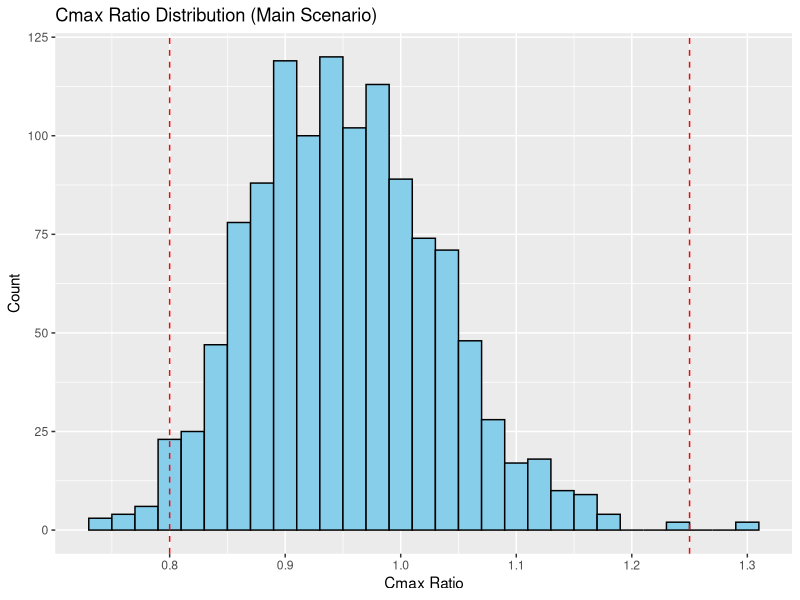
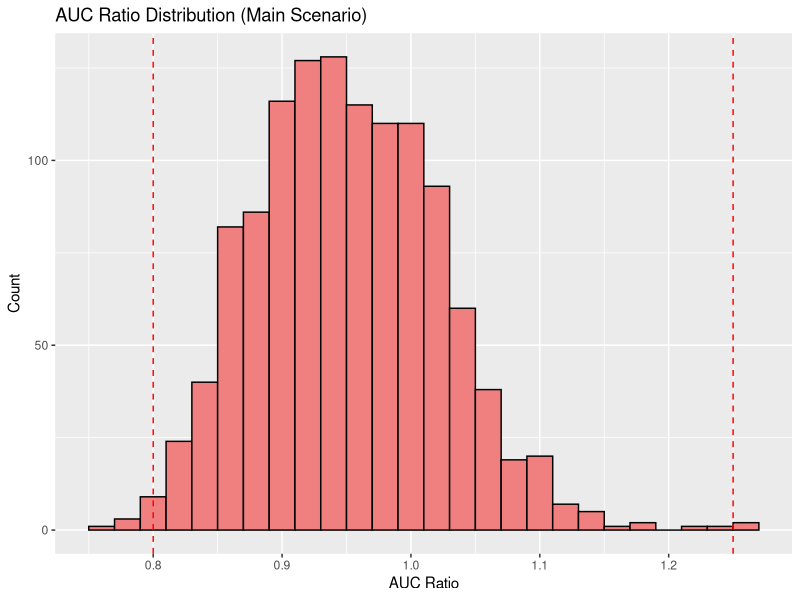
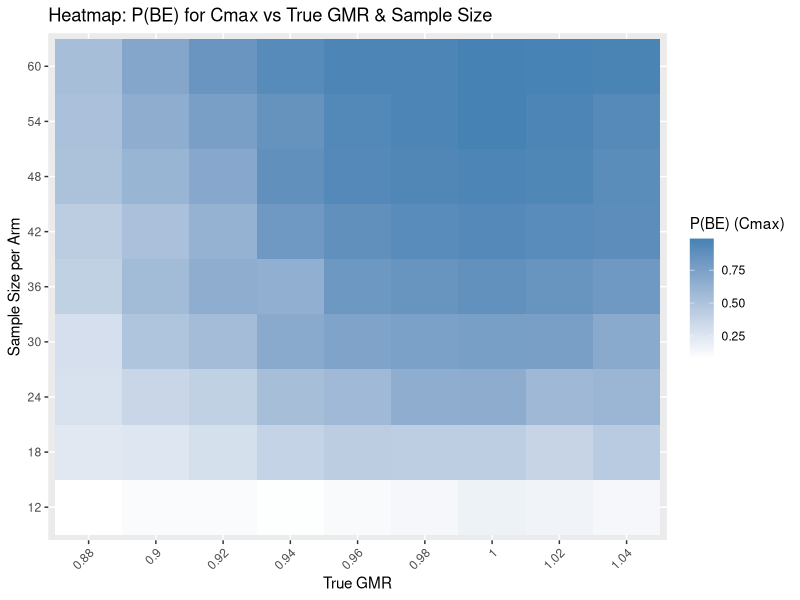
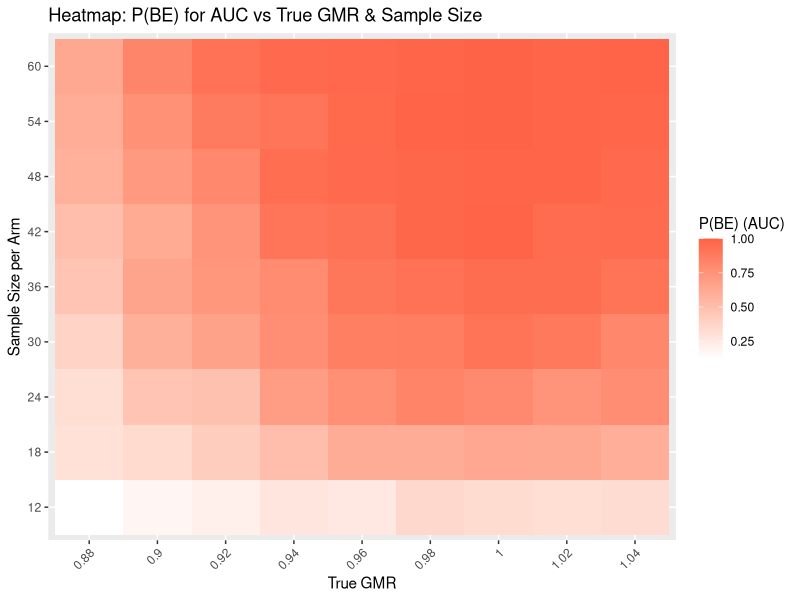
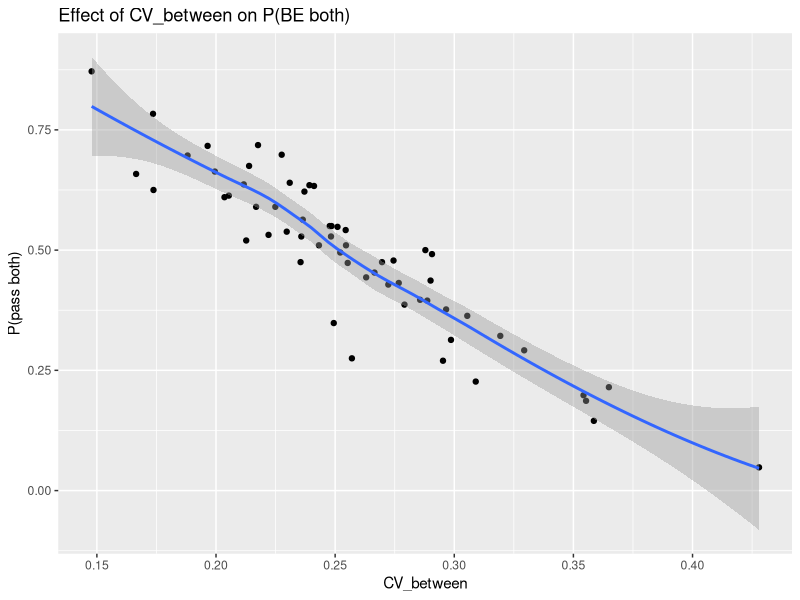
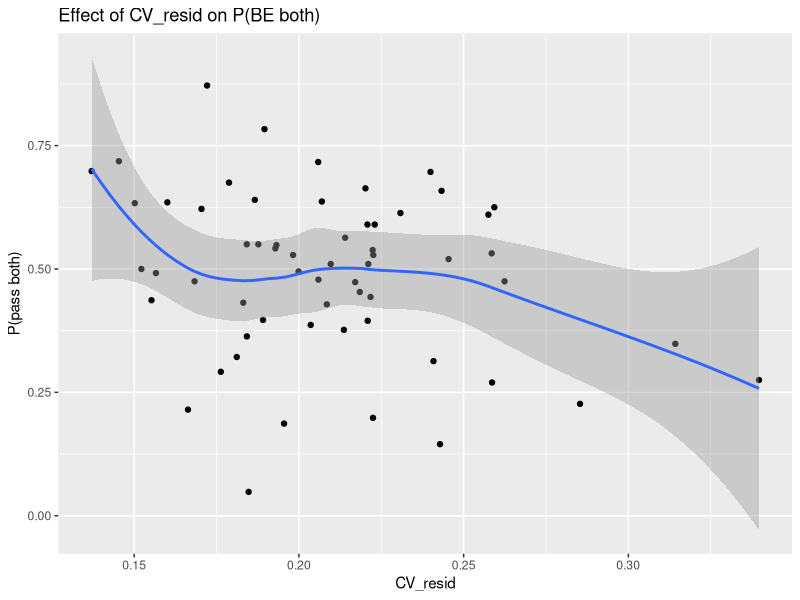

These figures' R source, in order:
## ---- chunk 1
knitr::opts_chunk$set(echo = TRUE)
## ---- chunk 2
# virtual BE Monte Carlo with:
# ------------------------------------------------------------------------------

# ---------------------------
# PACKAGES
# ---------------------------
library(ggplot2)

# ---------------------------
# 0. EXAMPLE REFERENCE PROFILE
# ---------------------------
ref <- data.frame(
  time_hr = c(0, 0.25, 0.5, 1, 2, 4, 6, 8, 12, 24),
  mean_conc_ng_per_mL = c(0, 12.5, 28.3, 42.8, 36.0, 20.1, 12.6, 7.8, 2.1, 0.2)
)

# ---------------------------
# 1. USER PARAMETERS (tweak for speed/precision)
# ---------------------------
set.seed(12345)
# Basic simulation parameters
N_trials_main <- 1200     # Monte Carlo trials for main simulation (per baseline scenario)
n_per_arm <- 24
CV_between_nom <- 0.25
CV_resid_nom <- 0.20
true_GMR_nom <- 0.95
alpha <- 0.10
BE_lower <- 0.80
BE_upper <- 1.25

# Extended analyses parameters
# 1) Heatmap grid for decision visualization
gmr_grid <- seq(0.88, 1.04, length.out = 9)      # range of true GMRs to explore
n_grid   <- seq(12, 60, by = 6)                  # sample sizes per arm to evaluate
reps_per_cell <- 250                             # Monte Carlo replicates per (GMR, n) cell

# 2) Parameter uncertainty propagation
param_sims <- 60                                 # number of different (CV_between, CV_resid) draws
trials_per_param_sim <- 600                      # MC trials within each param simulation

# Files
# results_dir <- "."
# results_csv_main <- file.path(results_dir, "results_summary_virtual_BE_main.csv")
# results_csv_heatmap <- file.path(results_dir, "results_heatmap_BE.csv")
# results_csv_param <- file.path(results_dir, "results_param_uncertainty.csv")
# report_rmd <- file.path(results_dir, "virtual_BE_report.Rmd")
# report_html <- file.path(results_dir, "virtual_BE_report.html")

# ---------------------------
# 2. HELPER FUNCTIONS
# ---------------------------
trap_auc <- function(t, conc){
  sum(0.5 * (conc[-1] + conc[-length(conc)]) * diff(t))
}
cv_to_lnsd <- function(cv) sqrt(log(1 + cv^2))
be_stats_parallel <- function(yT, yR, alpha = 0.10){
  # returns ratio, lower, upper (on original scale)
  lnT <- log(yT); lnR <- log(yR)
  nT <- length(lnT); nR <- length(lnR)
  meanT <- mean(lnT); meanR <- mean(lnR)
  s2T <- var(lnT); s2R <- var(lnR)
  df <- nT + nR - 2
  if (df <= 0) return(list(ratio = NA, lower = NA, upper = NA))
  s_pooled <- sqrt(((nT - 1) * s2T + (nR - 1) * s2R) / df)
  se_diff <- s_pooled * sqrt(1/nT + 1/nR)
  t_crit <- qt(1 - alpha/2, df)
  diff <- meanT - meanR
  lower_ln <- diff - t_crit * se_diff
  upper_ln <- diff + t_crit * se_diff
  list(ratio = exp(diff), lower = exp(lower_ln), upper = exp(upper_ln))
}

simulate_trial_parallel <- function(mean_profile, n_per_arm, CV_between, CV_resid, true_GMR, alpha){
  # Simulate one virtual two-arm (parallel) trial and return BE stats for AUC and Cmax
  times <- mean_profile$time_hr
  mean_conc <- mean_profile$mean_conc_ng_per_mL
  sd_between_ln <- cv_to_lnsd(CV_between)
  sd_resid_ln <- cv_to_lnsd(CV_resid)
  
  # subject-level scaling and residuals
  etaR <- exp(rnorm(n_per_arm, 0, sd_between_ln))
  etaT <- exp(rnorm(n_per_arm, 0, sd_between_ln))
  aucR <- aucT <- cmaxR <- cmaxT <- numeric(n_per_arm)
  
  for (i in seq_len(n_per_arm)) {
    residR <- exp(rnorm(length(mean_conc), 0, sd_resid_ln))
    residT <- exp(rnorm(length(mean_conc), 0, sd_resid_ln))
    concR <- mean_conc * etaR[i] * residR
    concT <- mean_conc * true_GMR * etaT[i] * residT
    aucR[i] <- trap_auc(times, concR); aucT[i] <- trap_auc(times, concT)
    cmaxR[i] <- max(concR); cmaxT[i] <- max(concT)
  }
  bs_auc <- be_stats_parallel(aucT, aucR, alpha)
  bs_cmax <- be_stats_parallel(cmaxT, cmaxR, alpha)
  pass_auc <- (bs_auc$lower >= BE_lower) & (bs_auc$upper <= BE_upper)
  pass_cmax <- (bs_cmax$lower >= BE_lower) & (bs_cmax$upper <= BE_upper)
  list(
    ratio_auc = bs_auc$ratio, lower_auc = bs_auc$lower, upper_auc = bs_auc$upper,
    ratio_cmax = bs_cmax$ratio, lower_cmax = bs_cmax$lower, upper_cmax = bs_cmax$upper,
    pass_auc = pass_auc, pass_cmax = pass_cmax, pass_both = (pass_auc & pass_cmax)
  )
}

# ---------------------------
# 3. MAIN / baseline simulation (single scenario) 
# ---------------------------
cat("Running main baseline Monte Carlo simulation...\n")
main_results <- data.frame(
  trial = integer(), ratio_auc = numeric(), lower_auc = numeric(), upper_auc = numeric(),
  ratio_cmax = numeric(), lower_cmax = numeric(), upper_cmax = numeric(),
  pass_auc = logical(), pass_cmax = logical(), pass_both = logical(),
  stringsAsFactors = FALSE
)

for (tr in seq_len(N_trials_main)){
  res <- simulate_trial_parallel(ref, n_per_arm, CV_between_nom, CV_resid_nom, true_GMR_nom, alpha)
  main_results[tr, ] <- c(tr, res$ratio_auc, res$lower_auc, res$upper_auc,
                          res$ratio_cmax, res$lower_cmax, res$upper_cmax,
                          res$pass_auc, res$pass_cmax, res$pass_both)
}
main_results$pass_auc <- as.logical(main_results$pass_auc)
main_results$pass_cmax <- as.logical(main_results$pass_cmax)
main_results$pass_both <- as.logical(main_results$pass_both)

print(head(main_results,100 ))


# Summary probabilities
prob_pass_auc_main  <- mean(main_results$pass_auc, na.rm = TRUE)
prob_pass_cmax_main <- mean(main_results$pass_cmax, na.rm = TRUE)
prob_pass_both_main <- mean(main_results$pass_both, na.rm = TRUE)
cat(sprintf("Baseline P(pass AUC) = %.3f | P(pass Cmax) = %.3f | P(pass both) = %.3f\n",
            prob_pass_auc_main, prob_pass_cmax_main, prob_pass_both_main))

# ---------------------------
# 4. Heatmap: P(BE) vs true_GMR and sample size (Cmax & AUC)
# ---------------------------
cat("Computing heatmap grid (this may take a while)...\n")
heatmap_rows <- expand.grid(true_GMR = gmr_grid, n = n_grid)
heatmap_rows$prob_cmax <- NA
heatmap_rows$prob_auc <- NA

# iterate cells
cell_idx <- 0
total_cells <- nrow(heatmap_rows)
for (r in seq_len(total_cells)){
  cell_idx <- cell_idx + 1
  gmr_val <- heatmap_rows$true_GMR[r]
  n_val <- heatmap_rows$n[r]
  pass_cmax_cnt <- 0
  pass_auc_cnt <- 0
  for (rep in seq_len(reps_per_cell)){
    res <- simulate_trial_parallel(ref, n_val, CV_between_nom, CV_resid_nom, gmr_val, alpha)
    pass_cmax_cnt <- pass_cmax_cnt + as.integer(res$pass_cmax)
    pass_auc_cnt  <- pass_auc_cnt  + as.integer(res$pass_auc)
  }
  heatmap_rows$prob_cmax[r] <- pass_cmax_cnt / reps_per_cell
  heatmap_rows$prob_auc[r]  <- pass_auc_cnt / reps_per_cell
  if (cell_idx %% 8 == 0) cat(sprintf("Completed %d / %d cells...\n", cell_idx, total_cells))
}
print(heatmap_rows )


# ---------------------------
# 5. Parameter uncertainty propagation
# ---------------------------
cat("Running parameter uncertainty propagation...\n")
# Assume uncertainty on CVs ~ lognormal around nominal with 20% CV on each CV
param_results <- data.frame(sim = integer(), CV_between = numeric(), CV_resid = numeric(),
                            prob_pass_auc = numeric(), prob_pass_cmax = numeric(), prob_pass_both = numeric(),
                            stringsAsFactors = FALSE)

for (s in seq_len(param_sims)){
  # sample CVs in a plausible range (lognormal multiplicative uncertainty)
  CV_between_s <- CV_between_nom * exp(rnorm(1, 0, 0.2))  # ~20% multiplicative uncertainty
  CV_resid_s   <- CV_resid_nom   * exp(rnorm(1, 0, 0.2))
  pass_auc_cnt <- pass_cmax_cnt <- pass_both_cnt <- 0
  for (tr in seq_len(trials_per_param_sim)){
    res <- simulate_trial_parallel(ref, n_per_arm, CV_between_s, CV_resid_s, true_GMR_nom, alpha)
    pass_auc_cnt <- pass_auc_cnt + as.integer(res$pass_auc)
    pass_cmax_cnt <- pass_cmax_cnt + as.integer(res$pass_cmax)
    pass_both_cnt <- pass_both_cnt + as.integer(res$pass_both)
  }
  param_results[s, ] <- c(s, CV_between_s, CV_resid_s,
                          pass_auc_cnt / trials_per_param_sim,
                          pass_cmax_cnt / trials_per_param_sim,
                          pass_both_cnt / trials_per_param_sim)
  if (s %% 10 == 0) cat(sprintf("Completed %d / %d parameter sims...\n", s, param_sims))
}
names(param_results) <- c("sim", "CV_between", "CV_resid", "prob_pass_auc", "prob_pass_cmax", "prob_pass_both")
print(param_results )


# ---------------------------
# 6. PLOTS (save to files & keep in environment)
# ---------------------------
cat("Creating plots... (files will be saved in working directory)\n")
# Main: distributions of ratios (AUC & Cmax)
p1 <- ggplot(main_results, aes(x = ratio_cmax)) +
  geom_histogram(binwidth = 0.02, fill = "skyblue", color = "black") +
  geom_vline(xintercept = c(BE_lower, BE_upper), linetype = "dashed", color = "red") +
  labs(title = "Cmax Ratio Distribution (Main Scenario)", x = "Cmax Ratio", y = "Count")

p2 <- ggplot(main_results, aes(x = ratio_auc)) +
  geom_histogram(binwidth = 0.02, fill = "lightcoral", color = "black") +
  geom_vline(xintercept = c(BE_lower, BE_upper), linetype = "dashed", color = "red") +
  labs(title = "AUC Ratio Distribution (Main Scenario)", x = "AUC Ratio", y = "Count")
p1
p2

# Heatmap (Cmax)
library(reshape2)
heat_cmax <- dcast(heatmap_rows, n ~ true_GMR, value.var = "prob_cmax")
# convert to plotting-friendly long form
heat_long_cmax <- heatmap_rows[, c("true_GMR", "n", "prob_cmax")]
p_heat_cmax <- ggplot(heat_long_cmax, aes(x = factor(true_GMR), y = factor(n), fill = prob_cmax)) +
  geom_tile() + scale_fill_gradient(low = "white", high = "steelblue") +
  labs(x = "True GMR", y = "Sample Size per Arm", fill = "P(BE) (Cmax)",
       title = "Heatmap: P(BE) for Cmax vs True GMR & Sample Size") +
  theme(axis.text.x = element_text(angle = 45, hjust = 1))
p_heat_cmax

# Heatmap (AUC)
heat_long_auc <- heatmap_rows[, c("true_GMR", "n", "prob_auc")]
p_heat_auc <- ggplot(heat_long_auc, aes(x = factor(true_GMR), y = factor(n), fill = prob_auc)) +
  geom_tile() + scale_fill_gradient(low = "white", high = "tomato") +
  labs(x = "True GMR", y = "Sample Size per Arm", fill = "P(BE) (AUC)",
       title = "Heatmap: P(BE) for AUC vs True GMR & Sample Size") +
  theme(axis.text.x = element_text(angle = 45, hjust = 1))
p_heat_auc


# Parameter uncertainty plots
p_param_cv_between <- ggplot(param_results, aes(x = CV_between, y = prob_pass_both)) +
  geom_point() + geom_smooth(method = "loess", se = TRUE) +
  labs(title = "Effect of CV_between on P(BE both)", x = "CV_between", y = "P(pass both)")

p_param_cv_resid <- ggplot(param_results, aes(x = CV_resid, y = prob_pass_both)) +
  geom_point() + geom_smooth(method = "loess", se = TRUE) +
  labs(title = "Effect of CV_resid on P(BE both)", x = "CV_resid", y = "P(pass both)")
p_param_cv_between
p_param_cv_resid
# ggsave("param_cv_between_vs_prob.png", p_param_cv_between, width = 7, height = 4)
# ggsave("param_cv_resid_vs_prob.png", p_param_cv_resid, width = 7, height = 4)
